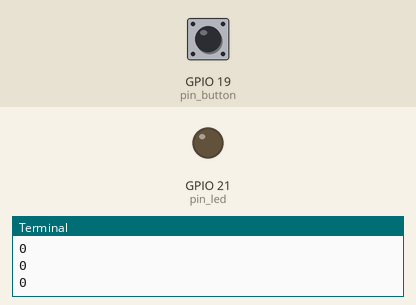
The program below on a simulated Raspberry Pi (BCM pin numbers). On the bench: output pins drawn as LEDs (lit = HIGH), the last lines printed to the terminal. The test bench sets the inputs (shaded band); at power-on: GPIO 19 (pin_button) LOW.

Above: at 1.2 s.
1.3 s: GPIO 19 (pin_button) pulled HIGH for 0.15 s
At 1.4 s:
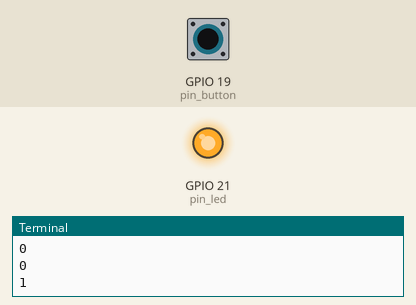
3.0 s: GPIO 19 (pin_button) pulled HIGH for 3.2 s
At 7.5 s:
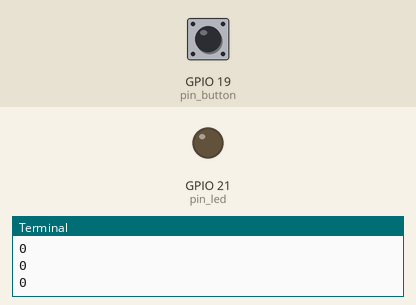
Timing chart, 0 to 9.0 s (numbered marks = the images above; inputs shaded):
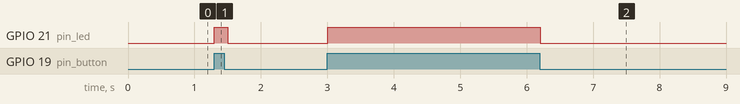

The program:

sample1.py
```python
import RPi.GPIO as GPIO
import time


pin_button = 19
pin_led = 21
delaySec = 0.1

GPIO.setmode(GPIO.BCM)
GPIO.setup(pin_button, GPIO.IN)
GPIO.setup(pin_led, GPIO.OUT)


def destroy():
    GPIO.output(pin_led, GPIO.LOW)
    GPIO.cleanup()


def showResult():
    while True:
        input_result = GPIO.input(pin_button)
        GPIO.output(pin_led, input_result)
        print(input_result)
        time.sleep(delaySec)


if __name__ == "__main__":
    try:
        showResult()
    except KeyboardInterrupt:
        destroy()
```

Measured:
- after the input at 1.3 s, GPIO 21 (pin_led): LOW → HIGH at once, → LOW 0.20 s later
- after the input at 3.0 s, GPIO 21 (pin_led): LOW → HIGH at once, → LOW 3.2 s later
